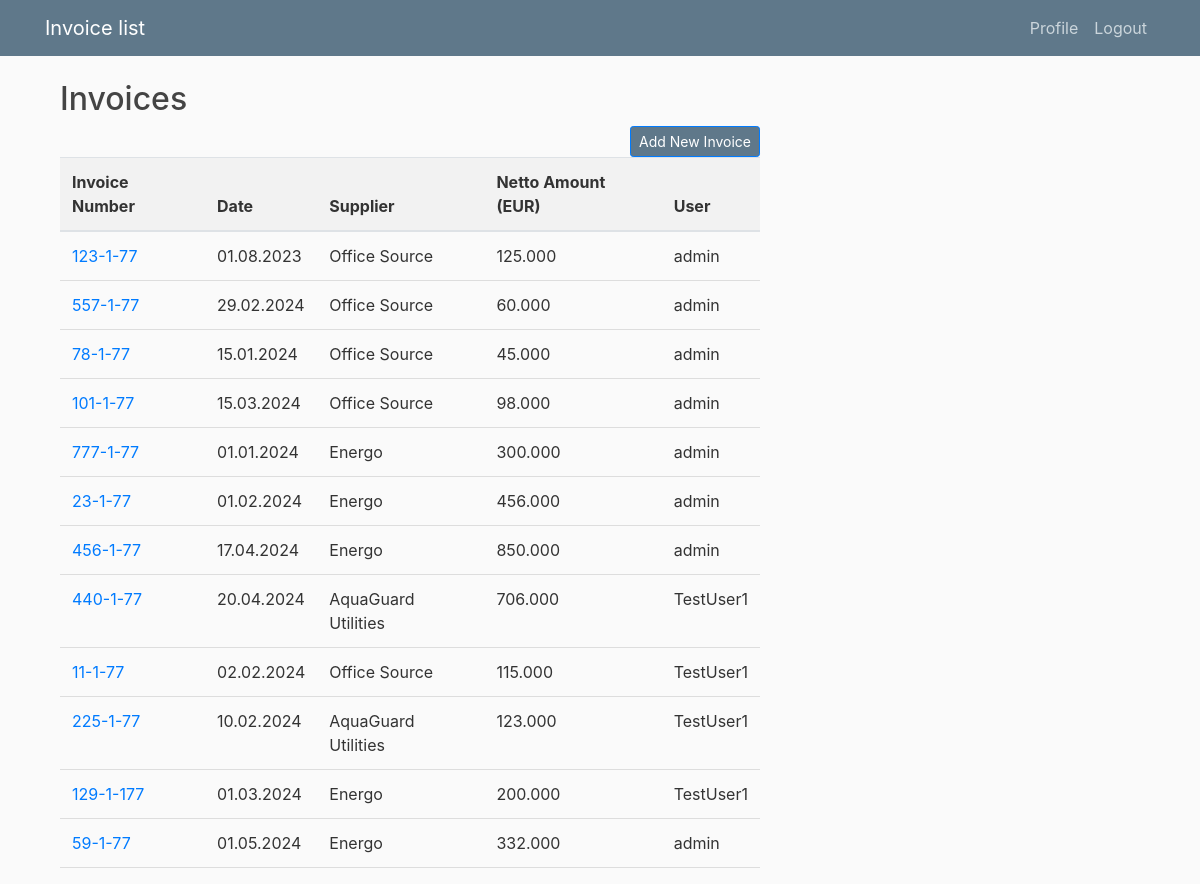
The app's page / (signed in) with its own data.
### invoice/models.py (models this page shows, shortened)
class Invoice(models.Model):
    cost_code = models.ForeignKey(TypeOfCost, on_delete=models.CASCADE)
    cost_center_code = models.ForeignKey(CostCenter, on_delete=models.CASCADE)
    supplier = models.ForeignKey(Supplier, on_delete=models.CASCADE)
    netto_amount = models.DecimalField(max_digits=10, decimal_places=2)
    date = models.DateField()
    invoice_number = models.CharField(max_length=20)
    user = models.ForeignKey(User, on_delete=models.CASCADE)

class Supplier(models.Model):
	supplier_name = models.CharField(max_length=40)

### invoice/views.py (the view)
# urls.py: path('', views.home, name='invoice-home'),
@login_required
def home(request):
    types_of_cost = TypeOfCost.objects.all()
    cost_centers = CostCenter.objects.all()
    suppliers = Supplier.objects.all()
    user_invoices = Invoice.objects.filter(user=request.user)
    if request.user.is_staff or request.user.is_superuser:
        user_invoices = Invoice.objects.all()
    else:
        user_invoices = Invoice.objects.filter(user=request.user)
    return render(request, 'invoice/home.html', {'types_of_cost': types_of_cost, 'cost_centers': cost_centers, 'suppliers': suppliers, 'invoices': user_invoices, 'show_username': request.user.is_staff or request.user.is_superuser})

### invoice/templates/invoice/home.html
{% extends "invoice/base.html" %}
{% block content %}
    <div class="container">
        <h2>Invoices</h2>
        <a href="{% url 'create-invoice' %}" class="btn btn-primary btn-sm float-right bg-steel">Add New Invoice</a>
        <table class="table">
            <thead>
                <tr>
                    <th>Invoice Number</th>
                    <th>Date</th>
                    <th>Supplier</th>
                    <th>Netto Amount (EUR)</th>
                    {% if show_username %}
                        <th>User</th>
                    {% endif %}
                </tr>
            </thead>
            <tbody>
                {% for invoice in invoices %}
                <tr>
                    <td><a href="{% url 'invoice-detail' invoice.pk %}">{{ invoice.invoice_number }}</a></td>
                    <td>{{ invoice.date|date:"d.m.Y" }}</td>
                    <td>{{ invoice.supplier.supplier_name }}</td>
                    <td>{{ invoice.netto_amount |floatformat:3 }}</td>
                    {% if show_username %}
                            <td>{{ invoice.user.username }}</td>
                        {% endif %}
                </tr>
                {% endfor %}
            </tbody>
        </table>
    </div>
{% endblock content %}

### invoice/static/invoice/main.css (style rules this page uses)
body { background: #fafafa; color: #333333; margin-top: 5rem; }
h1, h2, h3, h4, h5, h6 { color: #444444; }
.bg-steel { background-color: #5f788a; }
.table { width: 100%; border-collapse: collapse; }
th, td { padding: 8px; text-align: left; border-bottom: 1px solid #ddd; }
th { background-color: #f2f2f2; color: #333; font-weight: bold; }
td { vertical-align: top; }

### records on screen
Invoice: invoice_number "123-1-77", date "01.08.2023", supplier.supplier_name "Office Source", netto_amount "125.000", user.username "admin"
Invoice: invoice_number "557-1-77", date "29.02.2024", supplier.supplier_name "Office Source", netto_amount "60.000", user.username "admin"
Invoice: invoice_number "78-1-77", date "15.01.2024", supplier.supplier_name "Office Source", netto_amount "45.000", user.username "admin"
Invoice: invoice_number "101-1-77", date "15.03.2024", supplier.supplier_name "Office Source", netto_amount "98.000", user.username "admin"
Invoice: invoice_number "777-1-77", date "01.01.2024", supplier.supplier_name "Energo", netto_amount "300.000", user.username "admin"
Invoice: invoice_number "23-1-77", date "01.02.2024", supplier.supplier_name "Energo", netto_amount "456.000", user.username "admin"
Invoice: invoice_number "456-1-77", date "17.04.2024", supplier.supplier_name "Energo", netto_amount "850.000", user.username "admin"
Invoice: invoice_number "440-1-77", date "20.04.2024", supplier.supplier_name "AquaGuard Utilities", netto_amount "706.000", user.username "TestUser1"
Invoice: invoice_number "11-1-77", date "02.02.2024", supplier.supplier_name "Office Source", netto_amount "115.000", user.username "TestUser1"
Invoice: invoice_number "225-1-77", date "10.02.2024", supplier.supplier_name "AquaGuard Utilities", netto_amount "123.000", user.username "TestUser1"
Invoice: invoice_number "129-1-177", date "01.03.2024", supplier.supplier_name "Energo", netto_amount "200.000", user.username "TestUser1"
Invoice: invoice_number "59-1-77", date "01.05.2024", supplier.supplier_name "Energo", netto_amount "332.000", user.username "admin"
